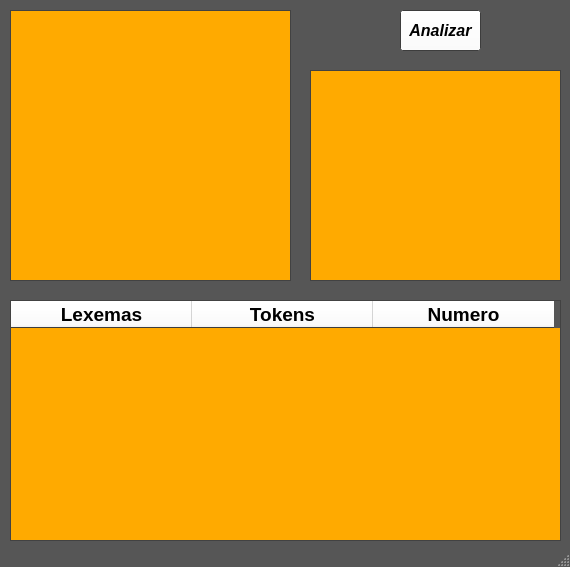
<?xml version="1.0" encoding="UTF-8"?>
<ui version="4.0">
 <class>MainWindow</class>
 <widget class="QMainWindow" name="MainWindow">
  <property name="geometry">
   <rect>
    <x>0</x>
    <y>0</y>
    <width>570</width>
    <height>567</height>
   </rect>
  </property>
  <property name="palette">
   <palette>
    <active>
     <colorrole role="Button">
      <brush brushstyle="SolidPattern">
       <color alpha="255">
        <red>255</red>
        <green>255</green>
        <blue>255</blue>
       </color>
      </brush>
     </colorrole>
     <colorrole role="Light">
      <brush brushstyle="SolidPattern">
       <color alpha="255">
        <red>86</red>
        <green>86</green>
        <blue>86</blue>
       </color>
      </brush>
     </colorrole>
     <colorrole role="Midlight">
      <brush brushstyle="SolidPattern">
       <color alpha="255">
        <red>255</red>
        <green>255</green>
        <blue>255</blue>
       </color>
      </brush>
     </colorrole>
     <colorrole role="Base">
      <brush brushstyle="SolidPattern">
       <color alpha="255">
        <red>255</red>
        <green>170</green>
        <blue>0</blue>
       </color>
      </brush>
     </colorrole>
     <colorrole role="Window">
      <brush brushstyle="SolidPattern">
       <color alpha="255">
        <red>86</red>
        <green>86</green>
        <blue>86</blue>
       </color>
      </brush>
     </colorrole>
     <colorrole role="Highlight">
      <brush brushstyle="SolidPattern">
       <color alpha="255">
        <red>0</red>
        <green>0</green>
        <blue>0</blue>
       </color>
      </brush>
     </colorrole>
    </active>
    <inactive>
     <colorrole role="Button">
      <brush brushstyle="SolidPattern">
       <color alpha="255">
        <red>255</red>
        <green>255</green>
        <blue>255</blue>
       </color>
      </brush>
     </colorrole>
     <colorrole role="Light">
      <brush brushstyle="SolidPattern">
       <color alpha="255">
        <red>86</red>
        <green>86</green>
        <blue>86</blue>
       </color>
      </brush>
     </colorrole>
     <colorrole role="Midlight">
      <brush brushstyle="SolidPattern">
       <color alpha="255">
        <red>255</red>
        <green>255</green>
        <blue>255</blue>
       </color>
      </brush>
     </colorrole>
     <colorrole role="Base">
      <brush brushstyle="SolidPattern">
       <color alpha="255">
        <red>255</red>
        <green>170</green>
        <blue>0</blue>
       </color>
      </brush>
     </colorrole>
     <colorrole role="Window">
      <brush brushstyle="SolidPattern">
       <color alpha="255">
        <red>86</red>
        <green>86</green>
        <blue>86</blue>
       </color>
      </brush>
     </colorrole>
     <colorrole role="Highlight">
      <brush brushstyle="SolidPattern">
       <color alpha="255">
        <red>0</red>
        <green>0</green>
        <blue>0</blue>
       </color>
      </brush>
     </colorrole>
    </inactive>
    <disabled>
     <colorrole role="Button">
      <brush brushstyle="SolidPattern">
       <color alpha="255">
        <red>255</red>
        <green>255</green>
        <blue>255</blue>
       </color>
      </brush>
     </colorrole>
     <colorrole role="Light">
      <brush brushstyle="SolidPattern">
       <color alpha="255">
        <red>86</red>
        <green>86</green>
        <blue>86</blue>
       </color>
      </brush>
     </colorrole>
     <colorrole role="Midlight">
      <brush brushstyle="SolidPattern">
       <color alpha="255">
        <red>255</red>
        <green>255</green>
        <blue>255</blue>
       </color>
      </brush>
     </colorrole>
     <colorrole role="Base">
      <brush brushstyle="SolidPattern">
       <color alpha="255">
        <red>86</red>
        <green>86</green>
        <blue>86</blue>
       </color>
      </brush>
     </colorrole>
     <colorrole role="Window">
      <brush brushstyle="SolidPattern">
       <color alpha="255">
        <red>86</red>
        <green>86</green>
        <blue>86</blue>
       </color>
      </brush>
     </colorrole>
    </disabled>
   </palette>
  </property>
  <property name="windowTitle">
   <string>MainWindow</string>
  </property>
  <property name="windowIcon">
   <iconset>
    <normaloff>image.png</normaloff>image.png</iconset>
  </property>
  <widget class="QWidget" name="lexico">
   <widget class="QPushButton" name="pushButton">
    <property name="geometry">
     <rect>
      <x>400</x>
      <y>10</y>
      <width>81</width>
      <height>41</height>
     </rect>
    </property>
    <property name="font">
     <font>
      <pointsize>12</pointsize>
      <italic>true</italic>
      <bold>true</bold>
     </font>
    </property>
    <property name="text">
     <string>Analizar</string>
    </property>
   </widget>
   <widget class="QTableWidget" name="tableTokens">
    <property name="geometry">
     <rect>
      <x>10</x>
      <y>300</y>
      <width>551</width>
      <height>241</height>
     </rect>
    </property>
    <property name="font">
     <font>
      <pointsize>12</pointsize>
     </font>
    </property>
    <property name="horizontalScrollBarPolicy">
     <enum>Qt::ScrollBarAlwaysOff</enum>
    </property>
    <property name="textElideMode">
     <enum>Qt::ElideNone</enum>
    </property>
    <property name="sortingEnabled">
     <bool>false</bool>
    </property>
    <attribute name="horizontalHeaderCascadingSectionResizes">
     <bool>false</bool>
    </attribute>
    <attribute name="horizontalHeaderMinimumSectionSize">
     <number>80</number>
    </attribute>
    <attribute name="horizontalHeaderDefaultSectionSize">
     <number>181</number>
    </attribute>
    <attribute name="horizontalHeaderStretchLastSection">
     <bool>false</bool>
    </attribute>
    <column>
     <property name="text">
      <string>Lexemas</string>
     </property>
     <property name="font">
      <font>
       <pointsize>14</pointsize>
       <bold>true</bold>
      </font>
     </property>
    </column>
    <column>
     <property name="text">
      <string>Tokens</string>
     </property>
     <property name="font">
      <font>
       <pointsize>14</pointsize>
       <bold>true</bold>
      </font>
     </property>
    </column>
    <column>
     <property name="text">
      <string>Numero</string>
     </property>
     <property name="font">
      <font>
       <pointsize>14</pointsize>
       <bold>true</bold>
       <kerning>true</kerning>
      </font>
     </property>
     <property name="foreground">
      <brush brushstyle="SolidPattern">
       <color alpha="255">
        <red>0</red>
        <green>0</green>
        <blue>0</blue>
       </color>
      </brush>
     </property>
    </column>
   </widget>
   <widget class="QTextEdit" name="InputText">
    <property name="geometry">
     <rect>
      <x>10</x>
      <y>10</y>
      <width>281</width>
      <height>271</height>
     </rect>
    </property>
    <property name="font">
     <font>
      <pointsize>12</pointsize>
     </font>
    </property>
   </widget>
   <widget class="QTextEdit" name="inputText2">
    <property name="geometry">
     <rect>
      <x>310</x>
      <y>70</y>
      <width>251</width>
      <height>211</height>
     </rect>
    </property>
    <property name="font">
     <font>
      <pointsize>14</pointsize>
     </font>
    </property>
    <property name="readOnly">
     <bool>true</bool>
    </property>
   </widget>
  </widget>
  <widget class="QStatusBar" name="statusbar"/>
 </widget>
 <resources/>
 <connections/>
</ui>
